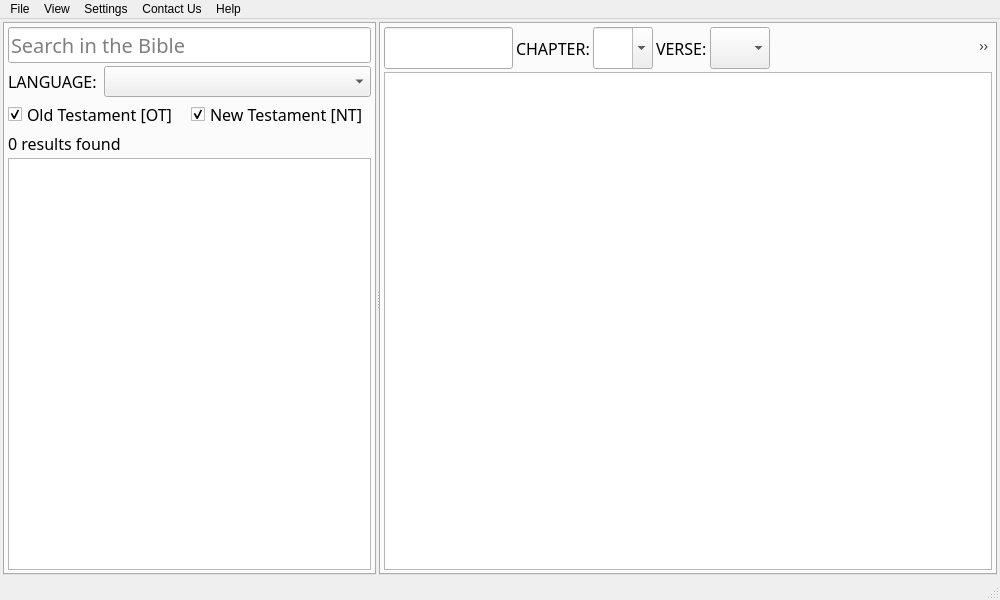
<?xml version="1.0" encoding="UTF-8"?>
<ui version="4.0">
 <class>AppHome</class>
 <widget class="QMainWindow" name="AppHome">
  <property name="geometry">
   <rect>
    <x>0</x>
    <y>0</y>
    <width>1000</width>
    <height>600</height>
   </rect>
  </property>
  <property name="sizePolicy">
   <sizepolicy hsizetype="Preferred" vsizetype="Preferred">
    <horstretch>0</horstretch>
    <verstretch>0</verstretch>
   </sizepolicy>
  </property>
  <property name="minimumSize">
   <size>
    <width>400</width>
    <height>0</height>
   </size>
  </property>
  <property name="windowTitle">
   <string>BibleBook</string>
  </property>
  <property name="windowIcon">
   <iconset resource="../icons/icons.qrc">
    <normaloff>:/icons/app_icon</normaloff>:/icons/app_icon</iconset>
  </property>
  <widget class="QWidget" name="WidgetCentral">
   <property name="sizePolicy">
    <sizepolicy hsizetype="Minimum" vsizetype="Preferred">
     <horstretch>0</horstretch>
     <verstretch>0</verstretch>
    </sizepolicy>
   </property>
   <property name="minimumSize">
    <size>
     <width>400</width>
     <height>0</height>
    </size>
   </property>
   <layout class="QVBoxLayout" name="verticalLayout_7">
    <property name="spacing">
     <number>3</number>
    </property>
    <property name="leftMargin">
     <number>3</number>
    </property>
    <property name="topMargin">
     <number>3</number>
    </property>
    <property name="rightMargin">
     <number>3</number>
    </property>
    <property name="bottomMargin">
     <number>3</number>
    </property>
    <item>
     <widget class="QSplitter" name="SplitterMain">
      <property name="sizePolicy">
       <sizepolicy hsizetype="Preferred" vsizetype="Expanding">
        <horstretch>0</horstretch>
        <verstretch>0</verstretch>
       </sizepolicy>
      </property>
      <property name="orientation">
       <enum>Qt::Horizontal</enum>
      </property>
      <property name="handleWidth">
       <number>3</number>
      </property>
      <widget class="QWidget" name="verticalLayoutWidget_3">
       <layout class="QVBoxLayout" name="VLayoutLeft">
        <item>
         <widget class="QTabWidget" name="MainTabLeft">
          <property name="enabled">
           <bool>true</bool>
          </property>
          <property name="sizePolicy">
           <sizepolicy hsizetype="Minimum" vsizetype="Expanding">
            <horstretch>0</horstretch>
            <verstretch>0</verstretch>
           </sizepolicy>
          </property>
          <property name="minimumSize">
           <size>
            <width>350</width>
            <height>0</height>
           </size>
          </property>
          <property name="maximumSize">
           <size>
            <width>16777215</width>
            <height>16777215</height>
           </size>
          </property>
          <property name="sizeIncrement">
           <size>
            <width>400</width>
            <height>0</height>
           </size>
          </property>
          <property name="font">
           <font>
            <family>Trebuchet MS</family>
            <pointsize>15</pointsize>
            <weight>50</weight>
            <bold>false</bold>
           </font>
          </property>
          <property name="tabPosition">
           <enum>QTabWidget::North</enum>
          </property>
          <property name="tabShape">
           <enum>QTabWidget::Rounded</enum>
          </property>
          <property name="currentIndex">
           <number>0</number>
          </property>
          <property name="movable">
           <bool>true</bool>
          </property>
          <property name="tabBarAutoHide">
           <bool>true</bool>
          </property>
          <widget class="QWidget" name="WdgSearch">
           <property name="font">
            <font>
             <family>Trebuchet MS</family>
             <pointsize>12</pointsize>
             <weight>50</weight>
             <bold>false</bold>
            </font>
           </property>
           <property name="statusTip">
            <string extracomment="Search for a Song"/>
           </property>
           <property name="accessibleName">
            <string extracomment="This has to be equal to the tab title in all the main tabs">Search</string>
           </property>
           <attribute name="title">
            <string>Search</string>
           </attribute>
           <layout class="QVBoxLayout" name="verticalLayout_2">
            <property name="spacing">
             <number>3</number>
            </property>
            <property name="leftMargin">
             <number>3</number>
            </property>
            <property name="topMargin">
             <number>3</number>
            </property>
            <property name="rightMargin">
             <number>3</number>
            </property>
            <property name="bottomMargin">
             <number>3</number>
            </property>
            <item>
             <widget class="QLineEdit" name="TxtSearch">
              <property name="sizePolicy">
               <sizepolicy hsizetype="Preferred" vsizetype="Fixed">
                <horstretch>0</horstretch>
                <verstretch>0</verstretch>
               </sizepolicy>
              </property>
              <property name="font">
               <font>
                <family>Trebuchet MS</family>
                <pointsize>15</pointsize>
                <weight>50</weight>
                <bold>false</bold>
               </font>
              </property>
              <property name="placeholderText">
               <string>Search in the Bible</string>
              </property>
             </widget>
            </item>
            <item>
             <layout class="QHBoxLayout" name="horizontalLayout1">
              <item>
               <widget class="QLabel" name="label">
                <property name="text">
                 <string>LANGUAGE: </string>
                </property>
               </widget>
              </item>
              <item>
               <widget class="QComboBox" name="CmbLanguages">
                <property name="sizePolicy">
                 <sizepolicy hsizetype="Expanding" vsizetype="Fixed">
                  <horstretch>0</horstretch>
                  <verstretch>0</verstretch>
                 </sizepolicy>
                </property>
                <property name="currentText">
                 <string/>
                </property>
               </widget>
              </item>
             </layout>
            </item>
            <item>
             <layout class="QHBoxLayout" name="horizontalLayout2">
              <item>
               <widget class="QCheckBox" name="ChkOldTestament">
                <property name="sizePolicy">
                 <sizepolicy hsizetype="Preferred" vsizetype="Fixed">
                  <horstretch>0</horstretch>
                  <verstretch>0</verstretch>
                 </sizepolicy>
                </property>
                <property name="text">
                 <string>Old Testament [OT]</string>
                </property>
                <property name="checked">
                 <bool>true</bool>
                </property>
               </widget>
              </item>
              <item>
               <widget class="QCheckBox" name="ChkNewTestament">
                <property name="text">
                 <string>New Testament [NT]</string>
                </property>
                <property name="checked">
                 <bool>true</bool>
                </property>
               </widget>
              </item>
             </layout>
            </item>
            <item>
             <widget class="QLabel" name="LblResult">
              <property name="sizePolicy">
               <sizepolicy hsizetype="Preferred" vsizetype="Minimum">
                <horstretch>0</horstretch>
                <verstretch>0</verstretch>
               </sizepolicy>
              </property>
              <property name="text">
               <string>0 results found</string>
              </property>
             </widget>
            </item>
            <item>
             <widget class="QListView" name="LstResults">
              <property name="sizePolicy">
               <sizepolicy hsizetype="Preferred" vsizetype="Expanding">
                <horstretch>0</horstretch>
                <verstretch>0</verstretch>
               </sizepolicy>
              </property>
              <property name="horizontalScrollBarPolicy">
               <enum>Qt::ScrollBarAlwaysOff</enum>
              </property>
             </widget>
            </item>
           </layout>
          </widget>
         </widget>
        </item>
       </layout>
      </widget>
      <widget class="QWidget" name="verticalLayoutWidget_4">
       <layout class="QVBoxLayout" name="VLayoutRight">
        <item>
         <widget class="QTabWidget" name="MainTabRight">
          <property name="enabled">
           <bool>true</bool>
          </property>
          <property name="sizePolicy">
           <sizepolicy hsizetype="Expanding" vsizetype="Expanding">
            <horstretch>0</horstretch>
            <verstretch>0</verstretch>
           </sizepolicy>
          </property>
          <property name="minimumSize">
           <size>
            <width>0</width>
            <height>0</height>
           </size>
          </property>
          <property name="font">
           <font>
            <family>Trebuchet MS</family>
            <pointsize>15</pointsize>
            <weight>50</weight>
            <bold>false</bold>
           </font>
          </property>
          <property name="tabPosition">
           <enum>QTabWidget::North</enum>
          </property>
          <property name="tabShape">
           <enum>QTabWidget::Rounded</enum>
          </property>
          <property name="currentIndex">
           <number>0</number>
          </property>
          <property name="movable">
           <bool>true</bool>
          </property>
          <property name="tabBarAutoHide">
           <bool>true</bool>
          </property>
          <widget class="QWidget" name="WdgReading">
           <property name="font">
            <font>
             <family>Trebuchet MS</family>
             <pointsize>12</pointsize>
             <weight>50</weight>
             <bold>false</bold>
            </font>
           </property>
           <property name="accessibleName">
            <string extracomment="This has to be equal to the tab title in all the main tabs">History</string>
           </property>
           <attribute name="title">
            <string>Song Preview</string>
           </attribute>
           <layout class="QVBoxLayout" name="LayoutPreview">
            <property name="spacing">
             <number>3</number>
            </property>
            <property name="leftMargin">
             <number>3</number>
            </property>
            <property name="topMargin">
             <number>3</number>
            </property>
            <property name="rightMargin">
             <number>3</number>
            </property>
            <property name="bottomMargin">
             <number>3</number>
            </property>
            <item>
             <layout class="QHBoxLayout" name="TopLayout">
              <item>
               <widget class="QLineEdit" name="TxtTitle">
                <property name="sizePolicy">
                 <sizepolicy hsizetype="Expanding" vsizetype="Fixed">
                  <horstretch>0</horstretch>
                  <verstretch>0</verstretch>
                 </sizepolicy>
                </property>
                <property name="font">
                 <font>
                  <family>Trebuchet MS</family>
                  <pointsize>18</pointsize>
                  <weight>50</weight>
                  <bold>false</bold>
                 </font>
                </property>
                <property name="alignment">
                 <set>Qt::AlignCenter</set>
                </property>
                <property name="readOnly">
                 <bool>true</bool>
                </property>
               </widget>
              </item>
              <item>
               <widget class="QLabel" name="LblChapter">
                <property name="text">
                 <string>CHAPTER:</string>
                </property>
               </widget>
              </item>
              <item>
               <widget class="QComboBox" name="CmbChapter">
                <property name="sizePolicy">
                 <sizepolicy hsizetype="Minimum" vsizetype="Preferred">
                  <horstretch>0</horstretch>
                  <verstretch>0</verstretch>
                 </sizepolicy>
                </property>
                <property name="minimumSize">
                 <size>
                  <width>60</width>
                  <height>0</height>
                 </size>
                </property>
                <property name="font">
                 <font>
                  <family>Trebuchet MS</family>
                  <pointsize>15</pointsize>
                  <weight>50</weight>
                  <bold>false</bold>
                 </font>
                </property>
                <property name="editable">
                 <bool>true</bool>
                </property>
               </widget>
              </item>
              <item>
               <widget class="QLabel" name="LblVerse">
                <property name="text">
                 <string>VERSE:</string>
                </property>
               </widget>
              </item>
              <item>
               <widget class="QComboBox" name="CmbVerse">
                <property name="sizePolicy">
                 <sizepolicy hsizetype="Minimum" vsizetype="Preferred">
                  <horstretch>0</horstretch>
                  <verstretch>0</verstretch>
                 </sizepolicy>
                </property>
                <property name="minimumSize">
                 <size>
                  <width>60</width>
                  <height>0</height>
                 </size>
                </property>
                <property name="font">
                 <font>
                  <family>Trebuchet MS</family>
                  <pointsize>15</pointsize>
                  <weight>50</weight>
                  <bold>false</bold>
                 </font>
                </property>
                <property name="currentText">
                 <string/>
                </property>
               </widget>
              </item>
              <item>
               <widget class="QToolBar" name="ToolbarPreview">
                <property name="sizePolicy">
                 <sizepolicy hsizetype="Expanding" vsizetype="Fixed">
                  <horstretch>0</horstretch>
                  <verstretch>0</verstretch>
                 </sizepolicy>
                </property>
                <property name="windowTitle">
                 <string notr="true">toolBar1</string>
                </property>
                <property name="toolButtonStyle">
                 <enum>Qt::ToolButtonTextBesideIcon</enum>
                </property>
                <addaction name="actionPresent_2"/>
                <addaction name="actionPrevious_2"/>
                <addaction name="actionNext_2"/>
                <addaction name="actionSmaller_Font"/>
                <addaction name="actionBigger_Font"/>
                <addaction name="actionBold_Text"/>
                <addaction name="actionFont1"/>
                <addaction name="actionPreferences"/>
               </widget>
              </item>
             </layout>
            </item>
            <item>
             <widget class="QPlainTextEdit" name="TxtContent">
              <property name="sizePolicy">
               <sizepolicy hsizetype="Expanding" vsizetype="Expanding">
                <horstretch>0</horstretch>
                <verstretch>0</verstretch>
               </sizepolicy>
              </property>
              <property name="frameShadow">
               <enum>QFrame::Sunken</enum>
              </property>
              <property name="verticalScrollBarPolicy">
               <enum>Qt::ScrollBarAsNeeded</enum>
              </property>
              <property name="horizontalScrollBarPolicy">
               <enum>Qt::ScrollBarAlwaysOff</enum>
              </property>
              <property name="readOnly">
               <bool>true</bool>
              </property>
             </widget>
            </item>
           </layout>
          </widget>
         </widget>
        </item>
       </layout>
      </widget>
     </widget>
    </item>
   </layout>
  </widget>
  <widget class="QStatusBar" name="statusbar"/>
  <widget class="QMenuBar" name="menuBar">
   <property name="geometry">
    <rect>
     <x>0</x>
     <y>0</y>
     <width>1000</width>
     <height>21</height>
    </rect>
   </property>
   <widget class="QMenu" name="menuFile">
    <property name="title">
     <string>File</string>
    </property>
    <addaction name="actionExit"/>
   </widget>
   <widget class="QMenu" name="menuSupport">
    <property name="title">
     <string>Help</string>
    </property>
    <addaction name="actionAbout"/>
    <addaction name="actionTutorial"/>
    <addaction name="separator"/>
    <addaction name="actionDonate"/>
    <addaction name="actionCheck_Updates"/>
    <addaction name="separator"/>
    <addaction name="actionFeature_Request"/>
    <addaction name="actionBug_Report"/>
    <addaction name="actionContribute"/>
   </widget>
   <widget class="QMenu" name="menuView">
    <property name="title">
     <string>View</string>
    </property>
    <addaction name="actionPresent"/>
    <addaction name="actionPrevious"/>
    <addaction name="actionNext"/>
    <addaction name="separator"/>
    <addaction name="actionBigger"/>
    <addaction name="actionSmaller"/>
    <addaction name="separator"/>
    <addaction name="actionBold"/>
    <addaction name="actionFont"/>
    <addaction name="separator"/>
    <addaction name="actionDarkMode"/>
    <addaction name="actionRefresh"/>
   </widget>
   <widget class="QMenu" name="menuContact_Us">
    <property name="title">
     <string>Contact Us</string>
    </property>
    <addaction name="actionPhone"/>
    <addaction name="actionEmail"/>
    <addaction name="actionWebsite"/>
   </widget>
   <widget class="QMenu" name="menuPreferences_2">
    <property name="title">
     <string>Settings</string>
    </property>
    <addaction name="actionManage_Settings"/>
    <addaction name="actionReset_Settings"/>
   </widget>
   <addaction name="menuFile"/>
   <addaction name="menuView"/>
   <addaction name="menuPreferences_2"/>
   <addaction name="menuContact_Us"/>
   <addaction name="menuSupport"/>
  </widget>
  <action name="actionPresent">
   <property name="icon">
    <iconset resource="../icons/icons.qrc">
     <normaloff>:/icons/present.png</normaloff>:/icons/present.png</iconset>
   </property>
   <property name="text">
    <string>Present</string>
   </property>
   <property name="toolTip">
    <string>Present Song</string>
   </property>
   <property name="shortcut">
    <string>Ctrl+P</string>
   </property>
  </action>
  <action name="actionBigger">
   <property name="icon">
    <iconset resource="../icons/icons.qrc">
     <normaloff>:/icons/bigger.png</normaloff>:/icons/bigger.png</iconset>
   </property>
   <property name="text">
    <string>Bigger Font</string>
   </property>
   <property name="toolTip">
    <string>Bigger Text</string>
   </property>
   <property name="shortcut">
    <string>=</string>
   </property>
  </action>
  <action name="actionSmaller">
   <property name="icon">
    <iconset resource="../icons/icons.qrc">
     <normaloff>:/icons/smaller.png</normaloff>:/icons/smaller.png</iconset>
   </property>
   <property name="text">
    <string>Smaller Font</string>
   </property>
   <property name="toolTip">
    <string>Smaller Text</string>
   </property>
   <property name="shortcut">
    <string>-</string>
   </property>
  </action>
  <action name="actionBold">
   <property name="icon">
    <iconset resource="../icons/icons.qrc">
     <normaloff>:/icons/bold.png</normaloff>:/icons/bold.png</iconset>
   </property>
   <property name="text">
    <string>Make Bold</string>
   </property>
   <property name="toolTip">
    <string>Make Bold</string>
   </property>
   <property name="shortcut">
    <string>B</string>
   </property>
  </action>
  <action name="actionExit">
   <property name="icon">
    <iconset resource="../icons/icons.qrc">
     <normaloff>:/icons/close</normaloff>:/icons/close</iconset>
   </property>
   <property name="text">
    <string>Exit</string>
   </property>
   <property name="shortcut">
    <string>Ctrl+Q</string>
   </property>
  </action>
  <action name="actionAbout">
   <property name="icon">
    <iconset resource="../icons/icons.qrc">
     <normaloff>:/icons/browser_open</normaloff>:/icons/browser_open</iconset>
   </property>
   <property name="text">
    <string>About mBible</string>
   </property>
   <property name="shortcut">
    <string>F2</string>
   </property>
  </action>
  <action name="actionTutorial">
   <property name="icon">
    <iconset resource="../icons/icons.qrc">
     <normaloff>:/icons/whatis</normaloff>:/icons/whatis</iconset>
   </property>
   <property name="text">
    <string>How it Works</string>
   </property>
   <property name="shortcut">
    <string>F1</string>
   </property>
  </action>
  <action name="actionReset_Settings">
   <property name="icon">
    <iconset resource="../icons/icons.qrc">
     <normaloff>:/icons/remove_extension</normaloff>:/icons/remove_extension</iconset>
   </property>
   <property name="text">
    <string>Reset Settings</string>
   </property>
   <property name="shortcut">
    <string>Ctrl+R</string>
   </property>
  </action>
  <action name="actionManage_Settings">
   <property name="icon">
    <iconset resource="../icons/icons.qrc">
     <normaloff>:/icons/settings</normaloff>:/icons/settings</iconset>
   </property>
   <property name="text">
    <string>Manage Settings</string>
   </property>
   <property name="shortcut">
    <string>Ctrl+S</string>
   </property>
  </action>
  <action name="actionDonate">
   <property name="icon">
    <iconset resource="../icons/icons.qrc">
     <normaloff>:/icons/filter</normaloff>:/icons/filter</iconset>
   </property>
   <property name="text">
    <string>Donate</string>
   </property>
  </action>
  <action name="actionContribute">
   <property name="icon">
    <iconset resource="../icons/icons.qrc">
     <normaloff>:/icons/add_record</normaloff>:/icons/add_record</iconset>
   </property>
   <property name="text">
    <string>OS Contribution</string>
   </property>
  </action>
  <action name="actionCheck_Updates">
   <property name="icon">
    <iconset resource="../icons/icons.qrc">
     <normaloff>:/icons/refresh</normaloff>:/icons/refresh</iconset>
   </property>
   <property name="text">
    <string>Check Updates</string>
   </property>
   <property name="shortcut">
    <string>Ctrl+U</string>
   </property>
  </action>
  <action name="actionBigger_Font">
   <property name="icon">
    <iconset resource="../icons/icons.qrc">
     <normaloff>:/icons/bigger.png</normaloff>:/icons/bigger.png</iconset>
   </property>
   <property name="text">
    <string/>
   </property>
   <property name="toolTip">
    <string>Bigger Font</string>
   </property>
  </action>
  <action name="actionSmaller_Font">
   <property name="icon">
    <iconset resource="../icons/icons.qrc">
     <normaloff>:/icons/smaller.png</normaloff>:/icons/smaller.png</iconset>
   </property>
   <property name="text">
    <string/>
   </property>
   <property name="toolTip">
    <string>Smaller Font</string>
   </property>
  </action>
  <action name="actionFont">
   <property name="icon">
    <iconset resource="../icons/icons.qrc">
     <normaloff>:/icons/font.png</normaloff>:/icons/font.png</iconset>
   </property>
   <property name="text">
    <string>Change Font</string>
   </property>
   <property name="shortcut">
    <string>F</string>
   </property>
  </action>
  <action name="actionBold_Text">
   <property name="icon">
    <iconset resource="../icons/icons.qrc">
     <normaloff>:/icons/bold.png</normaloff>:/icons/bold.png</iconset>
   </property>
   <property name="text">
    <string/>
   </property>
  </action>
  <action name="actionPreferences">
   <property name="icon">
    <iconset resource="../icons/icons.qrc">
     <normaloff>:/icons/keyword</normaloff>:/icons/keyword</iconset>
   </property>
   <property name="text">
    <string>Settings</string>
   </property>
   <property name="toolTip">
    <string>Change App Preferences</string>
   </property>
  </action>
  <action name="actionNewsong">
   <property name="icon">
    <iconset resource="../icons/icons.qrc">
     <normaloff>:/icons/field_add</normaloff>:/icons/field_add</iconset>
   </property>
   <property name="text">
    <string>New</string>
   </property>
  </action>
  <action name="actionSongbooks">
   <property name="icon">
    <iconset resource="../icons/icons.qrc">
     <normaloff>:/icons/copy</normaloff>:/icons/copy</iconset>
   </property>
   <property name="text">
    <string>Manage Books</string>
   </property>
   <property name="shortcut">
    <string>Ctrl+B</string>
   </property>
  </action>
  <action name="actionOnline">
   <property name="icon">
    <iconset resource="../icons/icons.qrc">
     <normaloff>:/icons/browser_open</normaloff>:/icons/browser_open</iconset>
   </property>
   <property name="text">
    <string>Online Content</string>
   </property>
   <property name="shortcut">
    <string>Ctrl+W</string>
   </property>
  </action>
  <action name="actionPhone">
   <property name="text">
    <string>Phone: +254 711 474787</string>
   </property>
  </action>
  <action name="actionEmail">
   <property name="text">
    <string>Email: appsmatake@gmail.com</string>
   </property>
  </action>
  <action name="actionWebsite">
   <property name="text">
    <string>Website: http://appsmata.com</string>
   </property>
  </action>
  <action name="actionFeature_Request">
   <property name="text">
    <string>Feature Request</string>
   </property>
  </action>
  <action name="actionBug_Report">
   <property name="text">
    <string>Bug Report</string>
   </property>
  </action>
  <action name="actionFont1">
   <property name="icon">
    <iconset resource="../icons/icons.qrc">
     <normaloff>:/icons/font.png</normaloff>:/icons/font.png</iconset>
   </property>
   <property name="text">
    <string/>
   </property>
   <property name="toolTip">
    <string>Change Font Type</string>
   </property>
  </action>
  <action name="actionSearch">
   <property name="icon">
    <iconset resource="../icons/icons.qrc">
     <normaloff>:/icons/find</normaloff>:/icons/find</iconset>
   </property>
   <property name="text">
    <string>Search the Bible</string>
   </property>
   <property name="toolTip">
    <string>Search the Bible</string>
   </property>
   <property name="shortcut">
    <string>Ctrl+F</string>
   </property>
  </action>
  <action name="actionSearchAll">
   <property name="checkable">
    <bool>true</bool>
   </property>
   <property name="text">
    <string>Search all Songs</string>
   </property>
  </action>
  <action name="actionDarkMode">
   <property name="checkable">
    <bool>true</bool>
   </property>
   <property name="text">
    <string>Dark Mode</string>
   </property>
   <property name="shortcut">
    <string>Shift+D</string>
   </property>
  </action>
  <action name="actionRefresh">
   <property name="icon">
    <iconset resource="../icons/icons.qrc">
     <normaloff>:/icons/refresh</normaloff>:/icons/refresh</iconset>
   </property>
   <property name="text">
    <string>Refresh</string>
   </property>
   <property name="shortcut">
    <string>F5</string>
   </property>
  </action>
  <action name="actionPrevious">
   <property name="icon">
    <iconset resource="../icons/icons.qrc">
     <normaloff>:/icons/last.png</normaloff>:/icons/last.png</iconset>
   </property>
   <property name="text">
    <string>Previous Chapter</string>
   </property>
   <property name="toolTip">
    <string>Previous Chapter</string>
   </property>
   <property name="shortcut">
    <string>Right</string>
   </property>
  </action>
  <action name="actionNext">
   <property name="icon">
    <iconset resource="../icons/icons.qrc">
     <normaloff>:/icons/next.png</normaloff>:/icons/next.png</iconset>
   </property>
   <property name="text">
    <string>Next Chapter</string>
   </property>
   <property name="toolTip">
    <string>Next Chapter</string>
   </property>
   <property name="shortcut">
    <string>Left</string>
   </property>
  </action>
  <action name="actionPresent_2">
   <property name="icon">
    <iconset resource="../icons/icons.qrc">
     <normaloff>:/icons/present.png</normaloff>:/icons/present.png</iconset>
   </property>
   <property name="text">
    <string/>
   </property>
   <property name="toolTip">
    <string>Present</string>
   </property>
  </action>
  <action name="actionPrevious_2">
   <property name="icon">
    <iconset resource="../icons/icons.qrc">
     <normaloff>:/icons/last.png</normaloff>:/icons/last.png</iconset>
   </property>
   <property name="text">
    <string/>
   </property>
   <property name="toolTip">
    <string>Previous Chapter</string>
   </property>
  </action>
  <action name="actionNext_2">
   <property name="icon">
    <iconset resource="../icons/icons.qrc">
     <normaloff>:/icons/next.png</normaloff>:/icons/next.png</iconset>
   </property>
   <property name="text">
    <string/>
   </property>
   <property name="toolTip">
    <string>Next Chapter</string>
   </property>
  </action>
 </widget>
 <resources>
  <include location="../icons/icons.qrc"/>
 </resources>
 <connections/>
 <slots>
  <slot>fileOpen()</slot>
  <slot>fileClose()</slot>
  <slot>browseFind(bool)</slot>
  <slot>refresh()</slot>
  <slot>compact()</slot>
  <slot>helpWhatsThis()</slot>
  <slot>mainTabSelected(int)</slot>
  <slot>executeQuery()</slot>
  <slot>importTableFromCSV()</slot>
  <slot>exportTableToCSV()</slot>
  <slot>fileRevert()</slot>
  <slot>fileSave()</slot>
  <slot>deleteIndex()</slot>
  <slot>createIndex()</slot>
  <slot>createTable()</slot>
  <slot>deleteObject()</slot>
  <slot>editObject()</slot>
  <slot>editTablePopup()</slot>
  <slot>addField()</slot>
  <slot>editField()</slot>
  <slot>exportDatabaseToSql()</slot>
  <slot>importDatabaseFromSql()</slot>
  <slot>openPreferences()</slot>
  <slot>createTreeContextMenu(QPoint)</slot>
  <slot>changeTreeSelection()</slot>
  <slot>fileNew()</slot>
  <slot>helpAbout()</slot>
  <slot>deleteField()</slot>
  <slot>loadPragmas()</slot>
  <slot>savePragmas()</slot>
  <slot>copy()</slot>
  <slot>closeSqlTab(int)</slot>
  <slot>openSqlTab()</slot>
  <slot>openSqlFile()</slot>
  <slot>saveSqlFile()</slot>
  <slot>loadExtension()</slot>
  <slot>loadProject()</slot>
  <slot>saveProject()</slot>
  <slot>fileAttach()</slot>
  <slot>editEncryption()</slot>
  <slot>saveSqlFileAs()</slot>
  <slot>switchToBrowseDataTab()</slot>
  <slot>copyCurrentCreateStatement()</slot>
  <slot>browseDataFetchAllData()</slot>
  <slot>exportTableToJson()</slot>
  <slot>fileOpenReadOnly()</slot>
  <slot>saveSqlResultsAsCsv()</slot>
  <slot>saveSqlResultsAsView()</slot>
  <slot>changeSqlTab(int)</slot>
  <slot>renameSqlTab(int)</slot>
  <slot>fileNewInMemoryDatabase()</slot>
  <slot>showContextMenuSqlTabBar(QPoint)</slot>
 </slots>
</ui>
